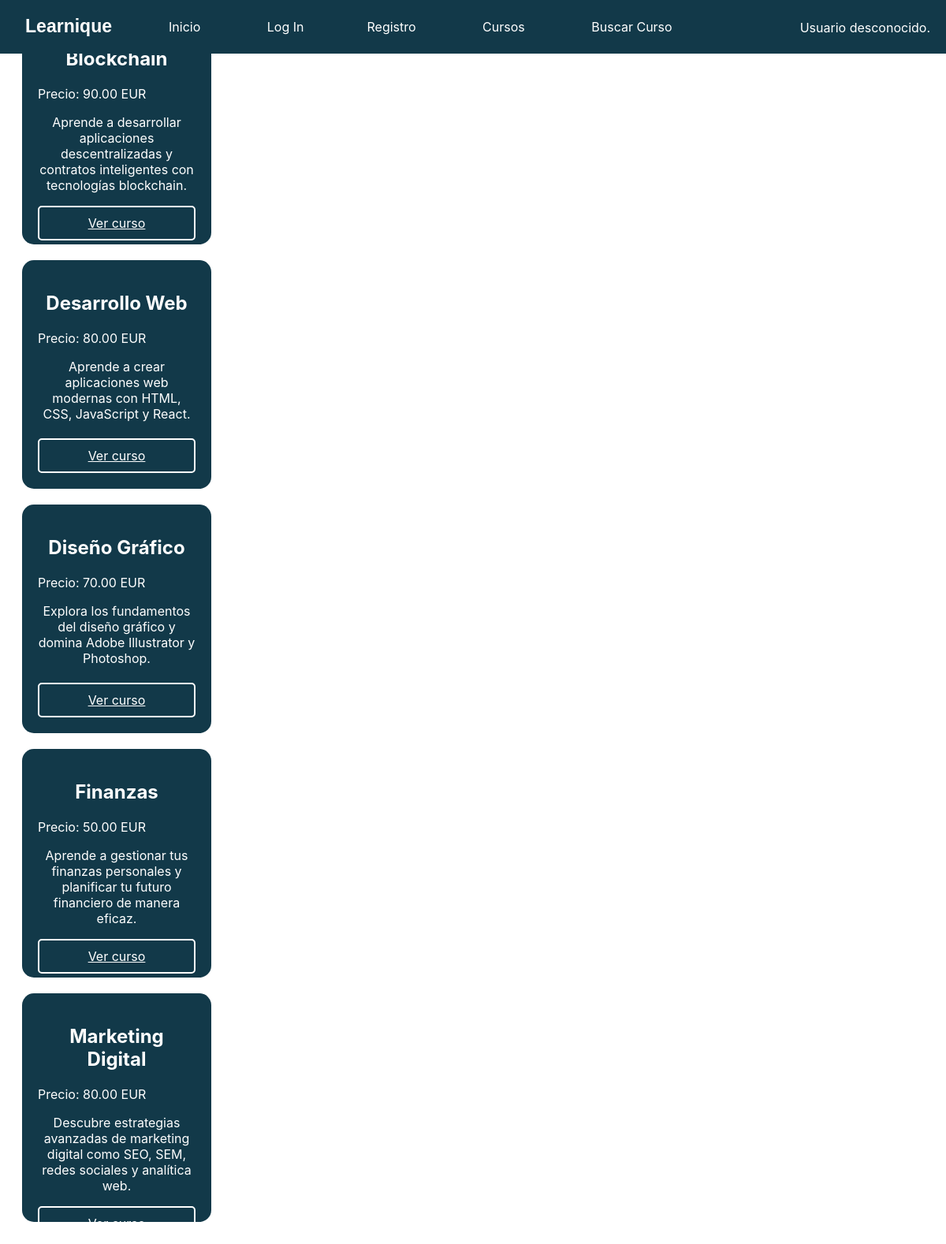
The page /cursos.php on the database its author committed.
### tables this page shows
CREATE TABLE IF NOT EXISTS Curso (
    nombre_curso VARCHAR(100),
    descripcion TEXT NOT NULL,
    profesor_id INT,
    fecha_creacion TIMESTAMP NOT NULL,
    duracion VARCHAR(50) NOT NULL,
    nivel_dificultad ENUM('Principiante', 'Intermedio', 'Avanzado') NOT NULL,
    categoria VARCHAR(100) NOT NULL,
    requisitos_previos TEXT,
    precio DECIMAL(10, 2),
    estado_curso ENUM('Activo', 'Inactivo', 'En desarrollo') NOT NULL,
    PRIMARY KEY (nombre_curso),
    FOREIGN KEY (profesor_id) REFERENCES Profesor(id)
);

### cursos.php (called while the page is built, shortened)
<?php
require_once __DIR__.'/includes/Curso.php';
require_once __DIR__.'/includes/config.php';
$conn = Aplicacion::getInstance()->getConexionBd();
$query = "SELECT * FROM Curso";
$result = $conn->query($query);
if ($result && $result->num_rows > 0) {
    $contenidoPrincipal = <<<EOS
    <div id="contenedor-cursos">
    EOS;
    while ($row = $result->fetch_assoc()) {
        $curso = new Curso(
            $row['nombre_curso'],
            $row['precio'],
            $row['descripcion'],
            $row['duracion'],
            $row['categoria'],
            $row['nivel_dificultad']
        );
        $contenidoPrincipal .= $curso->toBox();
    }
    $contenidoPrincipal .= '</div>';
} else {
    $contenidoPrincipal = '<p>No hay cursos disponibles en este momento.</p>';
}
include 'includes/vistas/plantillas/plantilla.php';
?>

### includes/config.php (called while the page is built, shortened)
<?php
spl_autoload_register(function ($class_name) {
    $prefix = 'es\\ucm\\fdi\\aw\\';
    $base_dir = __DIR__.'/';
    $len = strlen($prefix);
    $relative_class = substr($class_name, $len);
    $file = $base_dir . str_replace('\\', '/', $relative_class) . '.php';
});

### includes/Curso.php (the view, shortened to what this page needs)
<?php
class Curso {
    private $precio;
    private $nombre_curso;
    private $descripcion;
    public function __construct($nombre, $precio, $descripcion, $duracion, $categoria, $nivel_dificultad) {
        $this->nombre_curso = $nombre;
        $this->precio = $precio;
        $this->descripcion = $descripcion;
    }
    public function getNombre() {
        return $this->nombre_curso;
    }
    public function getPrecio() {
        return $this->precio;
    }
    public function getDescripcion() {
        return $this->descripcion;
    }
    public function toBox() {
        $nombre = htmlspecialchars($this->getNombre());
        $precio = htmlspecialchars($this->getPrecio());
        $descripcion = htmlspecialchars($this->getDescripcion());
        echo "<div class='box-cursos'>";
        echo "<h2 class='nombre-cursos'>$nombre</h2>";
        echo "<div class='precio-cursos'>Precio: $precio EUR</div>";
        echo "<p class='descripcion-cursos'>$descripcion</p>";
        echo "<a href='curso.php?nombre_curso=$nombre' class='button-cursos'>Ver curso</a>";
        echo "</div>";
    }
}

### includes/vistas/plantillas/plantilla.php (shortened to what this page needs)
<!DOCTYPE html>
<html lang='es'>
<head>
	<link rel="stylesheet" href="<?= RUTA_CSS ?>/style.css">
</head>
<body>
<div id="contenedor">
<?php
require "includes/vistas/comun/topbar.php";
?>
</div>
</body>
</html>

### includes/vistas/comun/topbar.php (shortened to what this page needs)
<header class="topbar">
    <div class="topbar-name">
        <a href="#" class="topbar-name">Learnique</a>
    </div>
    <div class="topbar-items">
        <a href="index.php" class="topbar-item">Inicio</a>
        <?php
        if (!isset($_SESSION["login"]) || $_SESSION["login"] !== true) {
            echo "<a href='login.php' class='topbar-item'>Log In</a>";
            echo "<a href='registro.php' class='topbar-item'>Registro</a>";
        }
        ?>
        <a href="cursos.php" class="topbar-item">Cursos</a>
        <a href="buscar_cursos.php" class="topbar-item">Buscar Curso</a>
    </div>
    <?php
    if (!function_exists('mostrarSaludo')) {
        function mostrarSaludo() {
            $saludos = [
                es\ucm\fdi\aw\Usuario::ADMIN_ROLE => "Administrador",
                es\ucm\fdi\aw\Usuario::ESTUDIANTE_ROLE => "Estudiante",
                es\ucm\fdi\aw\Usuario::PROFESOR_ROLE => "Profesor"
            ];
            if (isset($_SESSION['login']) && ($_SESSION['login'] === true)) {
                $tipo_usuario = $_SESSION['tipo_usuario'];
                $nombre = $_SESSION['nombre'];
                $saludo = $saludos[$tipo_usuario] ?? "Usuario desconocido";
                return "Bienvenido, $saludo $nombre <a href='logout.php' class='salir-topbar'>(salir)</a>";
            } else {
                return "Usuario desconocido.";
            }
        }
    }
    ?>
    <div class="saludo-topbar"><?= mostrarSaludo(); ?></div>
</header>

### CSS/style.css (style rules this page uses)
html { font-family: 'Inter', Arial, sans-serif; background-color: white; padding: 0; color: #123949; }
.topbar { background-color: #123949; overflow: hidden; display: flex; width: 100vw; left: 0; right: 0; top: 0; position:fixed; }
.topbar-item { display:inline-grid; color: white; text-align: center; padding: 24px 40px; text-decoration: none; }
.topbar-name { float: left; display: block; color: white; text-align: center; padding: 10px 16px; text-decoration: none; font-family: sans-serif; font-weight: bolder; font-size:larger; text-align: center; }
.saludo-topbar { color: white; margin-left: auto; margin-right: 20px; text-align: right; margin-top: 25px; }
p { font-size: large; }
h2 { font-size: 3em; }
.box-cursos { background-color: #123949; color: white; width: 200px; height: 250px; padding: 20px; margin: 20px; border-radius: 15px; flex: 0 0 auto; text-align: center; display: flex; flex-direction: column; justify-content: space-between; }
.nombre-cursos { font-size: 1.5rem; }
.precio-cursos { text-align: left; }
.descripcion-cursos { font-size: 1rem; text-align: center; }
.button-cursos { color: white; margin-top: auto; display: inline-block; padding: 10px; border: 2px solid white; border-radius: 5px; transition: all 0.3s ease; }

### rows shown on the page
curso: nombre_curso "Blockchain", precio "90.00", descripcion "Aprende a desarrollar aplicaciones descentralizadas y contratos inteligentes con tecnologías blockchain."
curso: nombre_curso "Desarrollo Web", precio "80.00", descripcion "Aprende a crear aplicaciones web modernas con HTML, CSS, JavaScript y React."
curso: nombre_curso "Diseño Gráfico", precio "70.00", descripcion "Explora los fundamentos del diseño gráfico y domina Adobe Illustrator y Photoshop."
curso: nombre_curso "Finanzas", precio "50.00", descripcion "Aprende a gestionar tus finanzas personales y planificar tu futuro financiero de manera eficaz."
curso: nombre_curso "Marketing Digital", precio "80.00", descripcion "Descubre estrategias avanzadas de marketing digital como SEO, SEM, redes sociales y analítica web."

### other values the page prints
mostrarSaludo() "Usuario desconocido."
